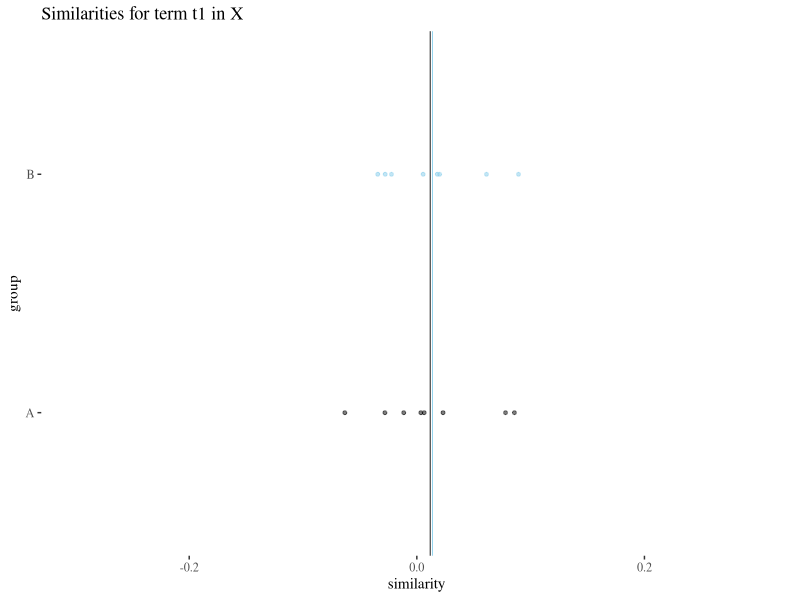
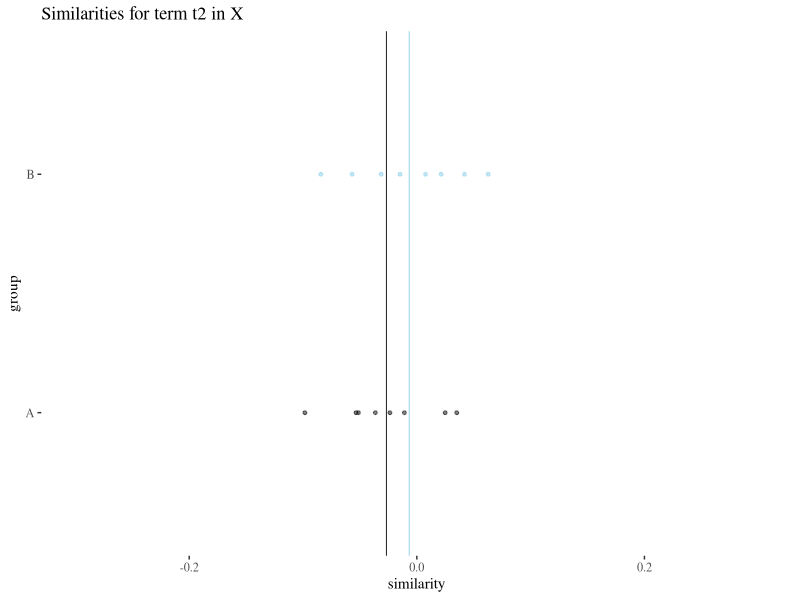
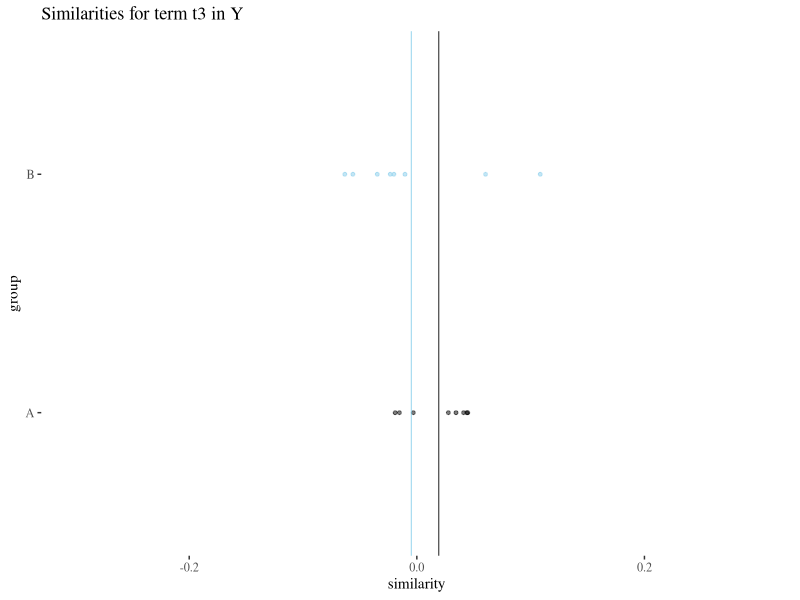
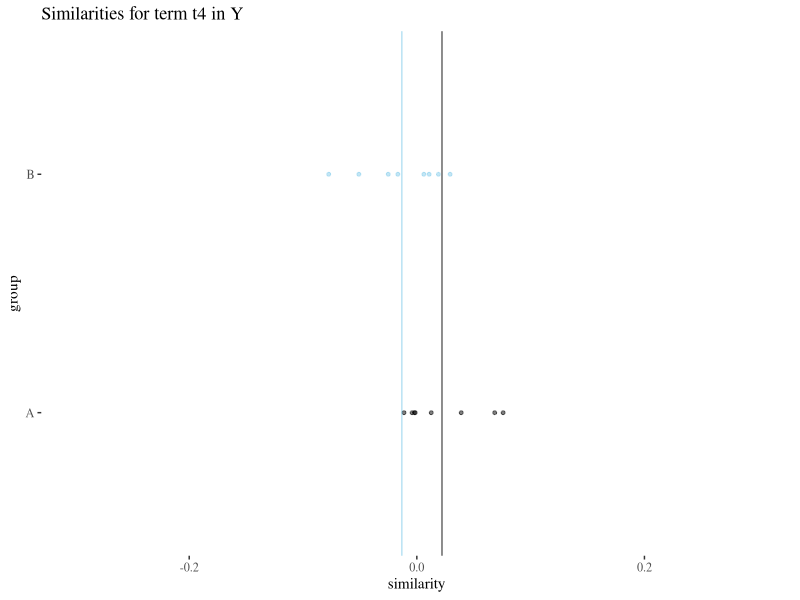

Recreate these plots in R, in order.
# Simulation with more examples 

# Based on the WEAT 7 example:
# Math: math, algebra, geometry, calculus, equations, computation, numbers, addition.
# Arts: poetry, art, dance, literature, novel, symphony, drama, sculpture.
# Male terms: male, man, boy, brother, he, him, his, son.
# Female terms: female, woman, girl, sister, she, her, hers, daughter.

knitr::opts_knit$set(root.dir = '../')
library(ggplot2)
library(ggthemes)
library(gridExtra)
library(grid)

# BASIC SIMULATION -> samples=5, mean=0, st=0.05

# X = {t1,t2,t3,t4,t5,t6,t7,t8}, Y = {t9,t10,t11,t12,t13,t14,t15,t16}

set.seed(123)
t1 <- data.frame(A  = rnorm(8,0,0.05), B = rnorm(8,0,0.05))
t2 <- data.frame(A  = rnorm(8,0,0.05), B = rnorm(8,0,0.05))
t3 <- data.frame(A  = rnorm(8,0,0.05), B = rnorm(8,0,0.05))
t4 <- data.frame(A  = rnorm(8,0,0.05), B = rnorm(8,0,0.05))
t5 <- data.frame(A  = rnorm(8,0,0.05), B = rnorm(8,0,0.05))
t6 <- data.frame(A  = rnorm(8,0,0.05), B = rnorm(8,0,0.05))
t7 <- data.frame(A  = rnorm(8,0,0.05), B = rnorm(8,0,0.05))
t8 <- data.frame(A  = rnorm(8,0,0.05), B = rnorm(8,0,0.05))
t9 <- data.frame(A  = rnorm(8,0,0.05), B = rnorm(8,0,0.05))
t10 <- data.frame(A  = rnorm(8,0,0.05), B = rnorm(8,0,0.05))
t11 <- data.frame(A  = rnorm(8,0,0.05), B = rnorm(8,0,0.05))
t12 <- data.frame(A  = rnorm(8,0,0.05), B = rnorm(8,0,0.05))
t13 <- data.frame(A  = rnorm(8,0,0.05), B = rnorm(8,0,0.05))
t14 <- data.frame(A  = rnorm(8,0,0.05), B = rnorm(8,0,0.05))
t15 <- data.frame(A  = rnorm(8,0,0.05), B = rnorm(8,0,0.05))
t16 <- data.frame(A  = rnorm(8,0,0.05), B = rnorm(8,0,0.05))

xlimits <- c(-.3,.3)

t1Plot <- ggplot(t1)+geom_point(aes(y = 0, x = A), size = 1, alpha = 0.5)+geom_point(aes(y = 0.1, x = B), col = "skyblue", size = 1, alpha = 0.5)+theme_tufte()+xlab("similarity")+scale_y_continuous(limits = c(-.05,.15),breaks = c(0,0.1), labels = c("A","B"))+ylab("group") + geom_vline(aes(xintercept = mean(A)), size = 0.3) + geom_vline(aes(xintercept = mean(B)), size = 0.3, col = "skyblue") +ggtitle("Similarities for term t1 in X")+xlim(xlimits)
t2Plot <- ggplot(t2)+geom_point(aes(y = 0, x = A), size = 1, alpha = 0.5)+geom_point(aes(y = 0.1, x = B), col = "skyblue", size = 1, alpha = 0.5)+theme_tufte()+xlab("similarity")+scale_y_continuous(limits = c(-.05,.15),breaks = c(0,0.1), labels = c("A","B"))+ylab("group") + geom_vline(aes(xintercept = mean(A)), size = 0.3) + geom_vline(aes(xintercept = mean(B)), size = 0.3, col = "skyblue") +ggtitle("Similarities for term t2 in X")+xlim(xlimits)
t3Plot <- ggplot(t3)+geom_point(aes(y = 0, x = A), size = 1, alpha = 0.5)+geom_point(aes(y = 0.1, x = B), col = "skyblue", size = 1, alpha = 0.5)+theme_tufte()+xlab("similarity")+scale_y_continuous(limits = c(-.05,.15),breaks = c(0,0.1), labels = c("A","B"))+ylab("group") + geom_vline(aes(xintercept = mean(A)), size = 0.3) + geom_vline(aes(xintercept = mean(B)), size = 0.3, col = "skyblue") +ggtitle("Similarities for term t3 in Y")+xlim(xlimits)
t4Plot <- ggplot(t4)+geom_point(aes(y = 0, x = A), size = 1, alpha = 0.5)+geom_point(aes(y = 0.1, x = B), col = "skyblue", size = 1, alpha = 0.5)+theme_tufte()+xlab("similarity")+scale_y_continuous(limits = c(-.05,.15),breaks = c(0,0.1), labels = c("A","B"))+ylab("group") + geom_vline(aes(xintercept = mean(A)), size = 0.3) + geom_vline(aes(xintercept = mean(B)), size = 0.3, col = "skyblue") +ggtitle("Similarities for term t4 in Y")+xlim(xlimits)
# grid.arrange(t1Plot,t2Plot, t3Plot, t4Plot, ncol=2)

t1Plot
t2Plot
t3Plot
t4Plot

# CALCULATE BIAS FROM SIMULATION

s <- function (table){ mean(table$A) - mean(table$B)}
whole <- rbind(t1,t2,t3,t4,t5,t6,t7,t8,t9,t10,t11,t12,t13,t14,t15,t16)
# st from all samples
rawsd <- sd(c(whole$A,whole$B))
# st from the means 
factor <- sd(c(s(t1),s(t2),s(t3),s(t4),s(t5),s(t6),s(t7),s(t8),s(t9),s(t10),s(t11),s(t12),s(t13),s(t14),s(t15),s(t16)))
rawsd/factor
numerator <-  mean(s(t1),s(t2),s(t3),s(t4),s(t5),s(t6),s(t7),s(t8)) - mean(s(t9),s(t10),s(t11),s(t12),s(t13),s(t14),s(t15),s(t16))
print(list(factor = factor,numerator = numerator, bias = numerator / factor))


